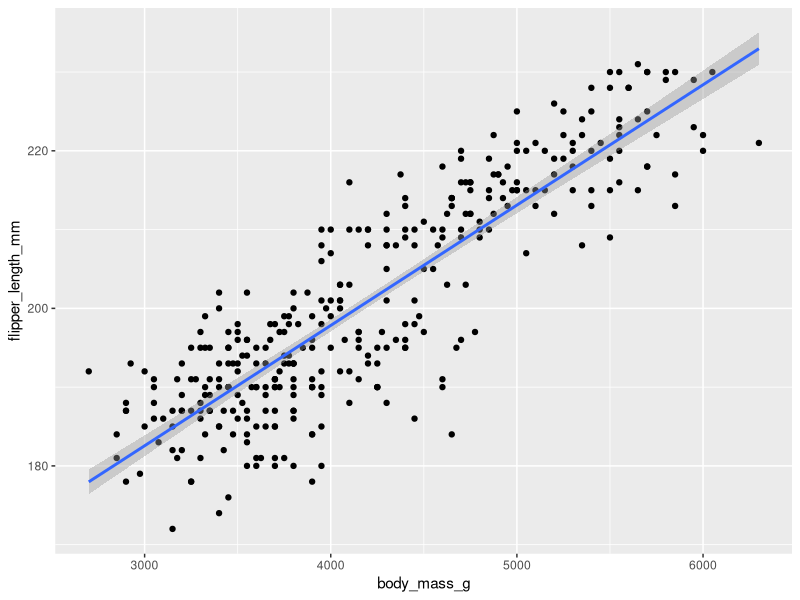
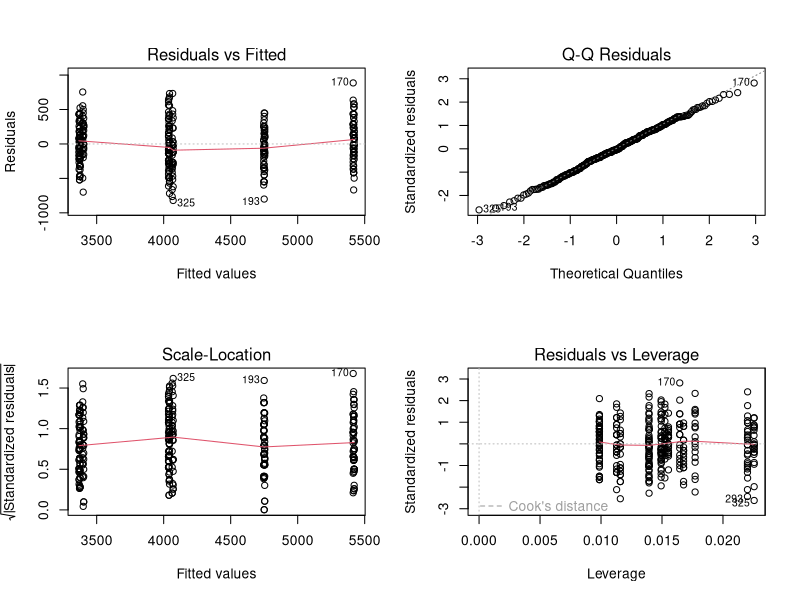

Here is the R script that generated these plots, in order: (Note: this script raises an error after producing the figures.)
## ---- chunk 1
library(tidyverse)
library(palmerpenguins)
## ---- chunk 2
str(penguins)
summary(penguins)


ggplot(aes(x = body_mass_g, y = flipper_length_mm), data = penguins) +
  geom_point() +
  geom_smooth(method = "lm")


mod <- lm(body_mass_g ~ flipper_length_mm + species, data = penguins)
summary(mod)

confint(mod, level = 0.90)

penguins_short <- penguins %>% 
  select(-c(bill_length_mm,bill_depth_mm,flipper_length_mm))
str(penguins_short)

mod2 <- lm(body_mass_g ~., data = penguins_short)
summary(mod2)

mod3 <- lm(body_mass_g ~.-island, data = penguins_short)
summary(mod3)
## ---- chunk 3
library(broom)
par(mfrow = c(2,2))
plot(mod3)

mod3fit %>% 
  select(-c(.rownames, .sigma)) %>% 
  top_n(3, wt = .cooksd)
#observation has high influence if Cook's distance exceeds 4/(n - p - 1)
#n = number of observations
#p = number of predictors 
cook <- 4/(nrow(penguins_short) - 2)
